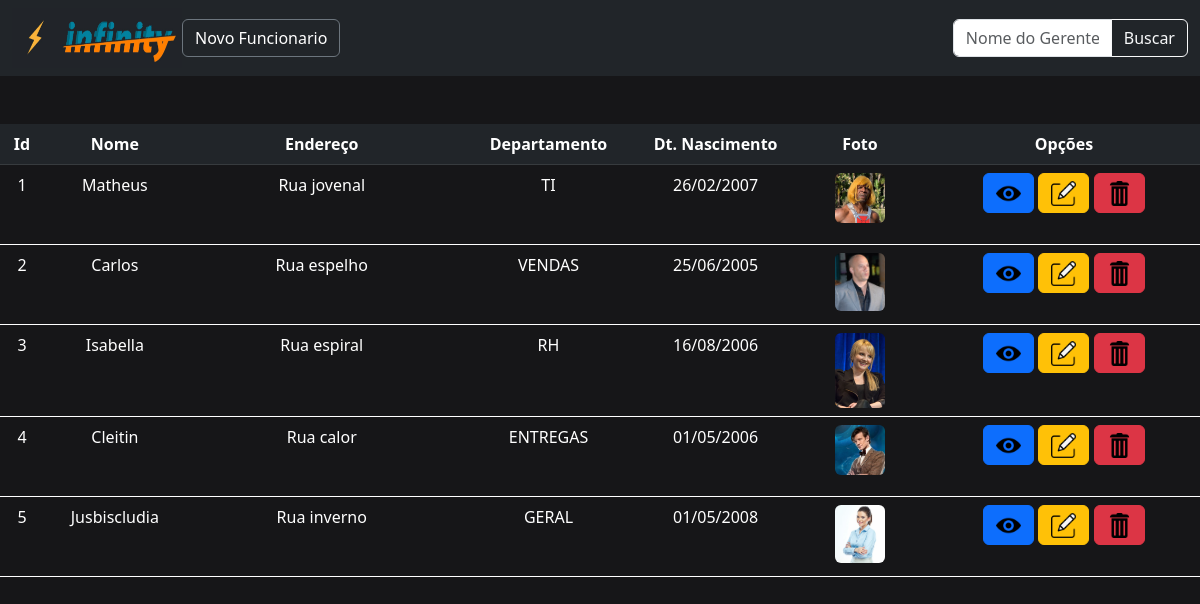
The page / on the database its author committed.
### tables this page shows
CREATE TABLE IF NOT EXISTS `tabelaimg` (
  `id` int(11) NOT NULL AUTO_INCREMENT,
  `codigo` varchar(250) NOT NULL,
  `produto` varchar(250) NOT NULL,
  `descricao` varchar(80) NOT NULL,
  `data` date NOT NULL,
  `imagem` varchar(50) NOT NULL,
  PRIMARY KEY (`id`)
);

### index.php (the view, shortened to what this page needs)
<!DOCTYPE html>
<html>
<head>
	<link rel="stylesheet" href="css/style.css">
	<link rel="stylesheet" href="bootstrap/css/bootstrap.min.css">
</head>
<body>
	<header>
		<div class="container-fluid">
			<nav class="navbar navbar-expand-sm">
				<div class="input-group right">
					<input type="text" id="produto" name="produto" class="form-control" placeholder="Nome do Gerente">
					<input type="submit" value="Buscar" class="btn btn-outline-light">
				</div>
				<div class="icon">
					<img src="icons/Infinity_ico_copiar.jpg" width="170" height="60" class="d-inline-block align-top" alt="">
				</div>
				<div class="left">
					<a class="btn btn-secondary" href="inclusao.php">Novo Funcionario</a><br>
				</div>
			</nav>
		</div>
	</header>
	<br><br>
	<?php
	include("conexao.php");
	$sql = "select * from tabelaimg order by id";
	$query = mysqli_query($conexao, $sql);
	function convertedata($data)
	{
		$datanova = date_create($data);
		return date_format($datanova, "d/m/Y");
	}
	echo '<div>';
	echo '<table class="table city">';
	echo "<thead> <tr class='table-dark'>
			<th width='1px'>Id</th>
			<th width='100px'>Nome</th>
			<th width='200px'>Endereço</th>
			<th width='1px'>Departamento</th>
			<th width='100px'>Dt. Nascimento</th>
			<th width='100px'>Foto</th>
			<th width='200px'>Opções</th>
			</tr> </thead> <tbody id=\"tabela\">";
	echo '</div>';
	while ($dados = mysqli_fetch_array($query)) {
		echo "<tr style='color: white;'class='table-secondary'>";
		echo "<td style='color: white;'>" . $dados['id'] . "</td>";
		echo "<td style='color: white;'>" . $dados['codigo'] . "</td>";
		echo "<td style='color: white;'>" . $dados['produto'] . "</td>";
		echo "<td style='color: white;'>" . $dados['descricao'] . "</td>";
		echo "<td style='color: white;' width='80' height='80' > " . convertedata($dados['data'])  . "</td>";
		if (empty($dados['imagem'])) {
			$imagem = 'SemImagem.png';
		} else {
			$imagem = $dados['imagem'];
		}
		$id = base64_encode($dados['id']);
		echo "<td>
				<a href='verproduto.php?id=$id'>
					<img src='imagens/$imagem' class='rounded' width='50px'>
				</a>
			</td>";
		echo "<td> <div class='justify-content-end'>
				<a href='verproduto.php?id=$id' class='btn btn-primary'><img  width='25' height='25' src='./icons/visu.png'></a>
				<a href='veralteracao.php?id=$id' class='btn btn-warning'><img width='25' height='25' src='./icons/edit.jpeg'></a>
				<a href='verexclusao.php?id=$id' class='btn btn-danger'><img width='25' height='25' src='./icons/lixo.png'></a>
			</td></div>";
		echo "</tr>";
	}
	?>
</body>
</html>

### css/style.css (style rules this page uses)
body { background-color: #161618 !important; color: white; font-family: "Times New Roman", Times, serif; margin: 0 auto; }
* { color: white; }
.container-fluid { background-color: #212529; color: white; }
.city { display: table; align-items: inherit; text-align: center }
.table-secondary { color: #161618; }
tr { text-align: center; }

### index.php (style rules this page uses)
.left { right: 20%; top: 30; position: relative; width: 20%; }
.right { left: 80%; position: relative; width: 20%; height: 10%; }
.icon { position: relative; right: 20%; }

### rows shown on the page
tabelaimg: id "1", codigo "Matheus", produto "Rua jovenal", descricao "TI", data "26/02/2007", imagem (picture)
tabelaimg: id "2", codigo "Carlos", produto "Rua espelho", descricao "VENDAS", data "25/06/2005", imagem (picture)
tabelaimg: id "3", codigo "Isabella", produto "Rua espiral", descricao "RH", data "16/08/2006", imagem (picture)
tabelaimg: id "4", codigo "Cleitin", produto "Rua calor", descricao "ENTREGAS", data "01/05/2006", imagem (picture)
tabelaimg: id "5", codigo "Jusbiscludia", produto "Rua inverno", descricao "GERAL", data "01/05/2008", imagem (picture)
